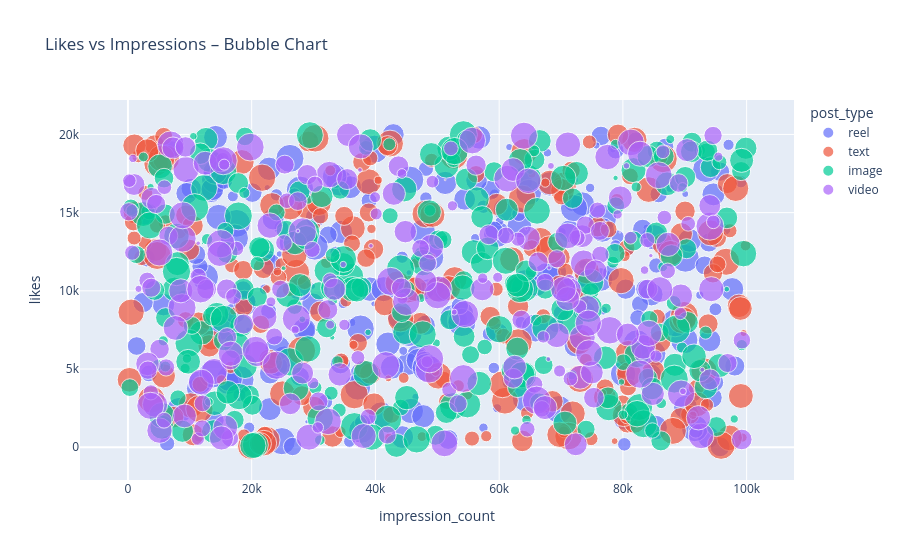

Source (notebook cell):
### Code cell
#Interactive Bubble Chart: Likes, Impressions and Comments
bubble_data = df_clean.sample(
    n=min(1000, len(df_clean)),
    random_state=42
)

fig = px.scatter(
    bubble_data,
    x='impression_count',
    y='likes',
    size='comments',
    color='post_type',
    hover_data=['post_id', 'shares'],
    title='Likes vs Impressions – Bubble Chart'
)

fig.show()

### Figure 1 — Plotly figure (JSON) as saved in the notebook; plotly's stock layout.template omitted (floating-point values rounded to 4 significant figures; data arrays with more than 128 entries replaced by an {"elided": "..."} marker saying what was removed)
{"data": [{"customdata": {"elided": "252x2 int values"}, "hovertemplate": "post_type=reel<br>impression_count=%{x}<br>likes=%{y}<br>comments=%{marker.size}<br>post_id=%{customdata[0]}<br>shares=%{customdata[1]}<extra></extra>", "legendgroup": "reel", "marker": {"color": "#636efa", "size": {"elided": "252 int values"}, "sizemode": "area", "sizeref": 7.457, "symbol": "circle"}, "mode": "markers", "name": "reel", "orientation": "v", "showlegend": true, "type": "scatter", "x": {"elided": "252 int values"}, "xaxis": "x", "y": {"elided": "252 int values"}, "yaxis": "y"}, {"customdata": {"elided": "245x2 int values"}, "hovertemplate": "post_type=text<br>impression_count=%{x}<br>likes=%{y}<br>comments=%{marker.size}<br>post_id=%{customdata[0]}<br>shares=%{customdata[1]}<extra></extra>", "legendgroup": "text", "marker": {"color": "#EF553B", "size": {"elided": "245 int values"}, "sizemode": "area", "sizeref": 7.457, "symbol": "circle"}, "mode": "markers", "name": "text", "orientation": "v", "showlegend": true, "type": "scatter", "x": {"elided": "245 int values"}, "xaxis": "x", "y": {"elided": "245 int values"}, "yaxis": "y"}, {"customdata": {"elided": "269x2 int values"}, "hovertemplate": "post_type=image<br>impression_count=%{x}<br>likes=%{y}<br>comments=%{marker.size}<br>post_id=%{customdata[0]}<br>shares=%{customdata[1]}<extra></extra>", "legendgroup": "image", "marker": {"color": "#00cc96", "size": {"elided": "269 int values"}, "sizemode": "area", "sizeref": 7.457, "symbol": "circle"}, "mode": "markers", "name": "image", "orientation": "v", "showlegend": true, "type": "scatter", "x": {"elided": "269 int values"}, "xaxis": "x", "y": {"elided": "269 int values"}, "yaxis": "y"}, {"customdata": {"elided": "234x2 int values"}, "hovertemplate": "post_type=video<br>impression_count=%{x}<br>likes=%{y}<br>comments=%{marker.size}<br>post_id=%{customdata[0]}<br>shares=%{customdata[1]}<extra></extra>", "legendgroup": "video", "marker": {"color": "#ab63fa", "size": {"elided": "234 int values"}, "sizemode": "area", "sizeref": 7.457, "symbol": "circle"}, "mode": "markers", "name": "video", "orientation": "v", "showlegend": true, "type": "scatter", "x": {"elided": "234 int values"}, "xaxis": "x", "y": {"elided": "234 int values"}, "yaxis": "y"}], "layout": {"legend": {"itemsizing": "constant", "title": {"text": "post_type"}, "tracegroupgap": 0}, "title": {"text": "Likes vs Impressions – Bubble Chart"}, "xaxis": {"anchor": "y", "domain": [0, 1], "title": {"text": "impression_count"}}, "yaxis": {"anchor": "x", "domain": [0, 1], "title": {"text": "likes"}}}}
